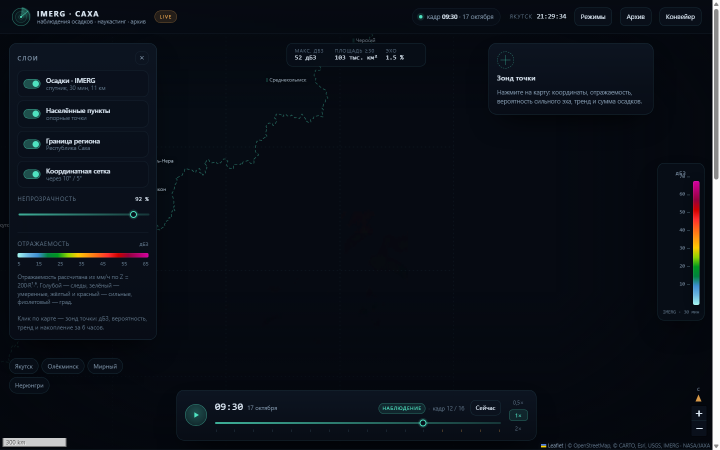
#> input picture client/index-verify/1440.png, 1440 x 900 px (shown at 1/2 size)
$ python diag_map.py
#> lines starting #> are read from the running program, lines starting #| are printed output that depends on the picture; after the words box and inside, x2 and y2 are one past the last pixel; in counts of white or black regions, pixels touching at a corner belong together
import numpy as np
from PIL import Image
shot = np.asarray(Image.open("client/index-verify/1440.png").convert("RGB"))
#> shot is the input picture: shape (900, 1440, 3); mean R, G, B 11.4, 16.3, 24.3
region = shot[110:600, 340:980]
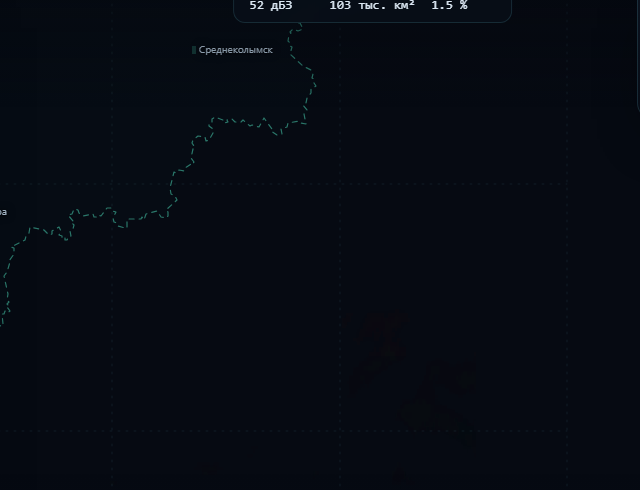
#> region: shape (490, 640, 3); mean R, G, B 6.2, 10.7, 18.6
r, g, b = region[...,0].astype(int), region[...,1].astype(int), region[...,2].astype(int)
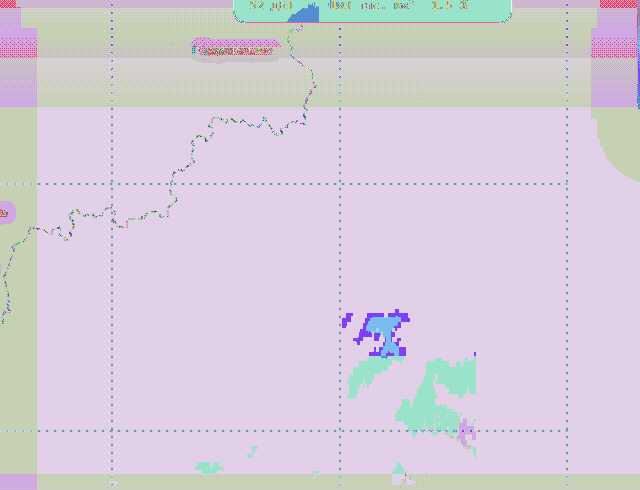
#> r: shape (490, 640) int64; 108 distinct labels, from 2 to 220; one colour per label, 0 black
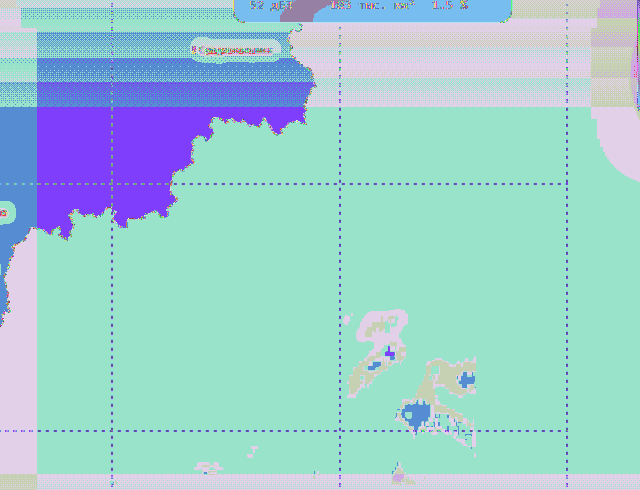
#> g: shape (490, 640) int64; 161 distinct labels, from 5 to 232; one colour per label, 0 black
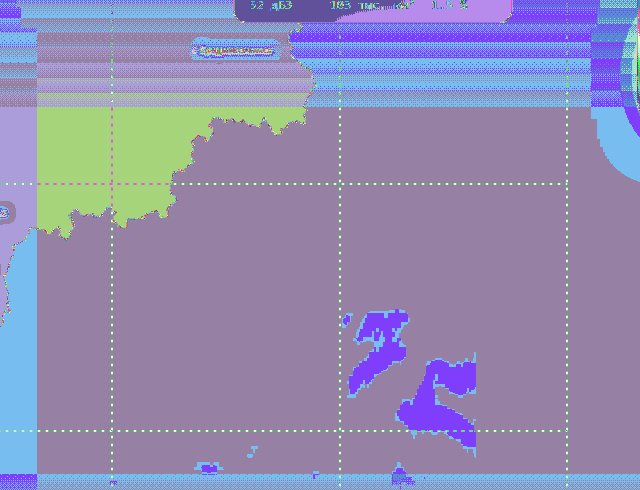
#> b: shape (490, 640) int64; 156 distinct labels, from 9 to 244; one colour per label, 0 black
mx = np.maximum(np.maximum(r,g),b); mn = np.minimum(np.minimum(r,g),b)
#> after `mx = np.maximum(np.maximum(r, g), b)`: mx: shape (490, 640) int64; 162 distinct labels, from 9 to 244
#> after `mn = np.minimum(np.minimum(r, g), b)`: mn: shape (490, 640) int64; 108 distinct labels, from 2 to 220
colored = ((mx - mn) > 55) & (mx > 80)
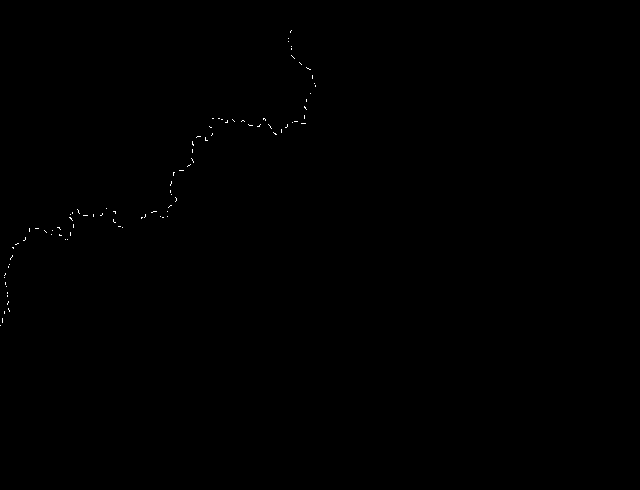
#> colored: shape (490, 640) bool; 0.1% white in thin lines or dots, all inside (x1, y1, x2, y2) = (0, 30, 316, 326)
print("map colored px", int(colored.sum()))
#| map colored px 306
Image.fromarray(shot[100:640, 330:1000]).save("map-crop.png")
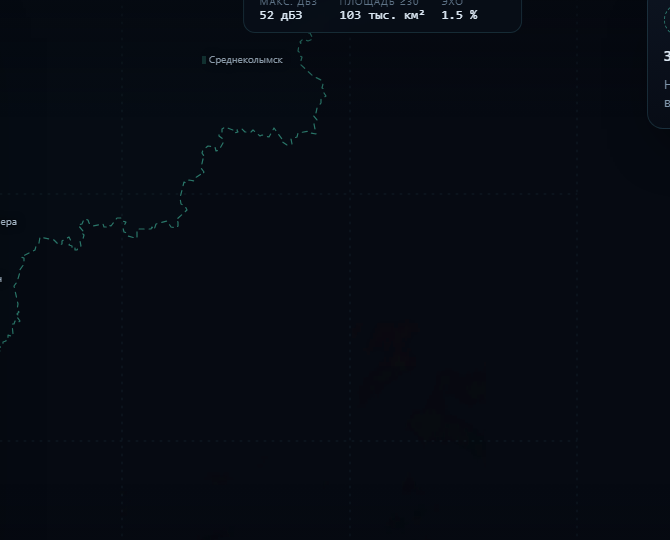
#> saved as map-crop.png: PIL image 670x540 RGB; mean R, G, B 6.3, 10.7, 18.7
print("saved")

$ run again, with client/index-verify/390.png copied over client/index-verify/1440.png
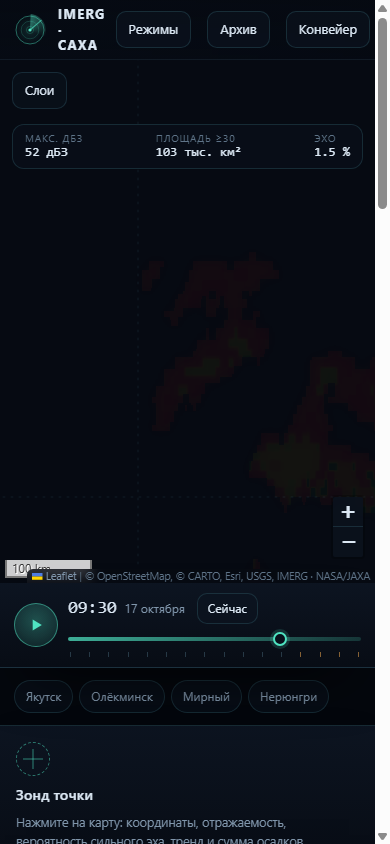
#> input picture client/index-verify/390.png, 390 x 844 px
#> shot is the input picture: shape (844, 390, 3); mean R, G, B 20.1, 24.8, 32.9
#> r: shape (490, 50) int64; 66 distinct labels, from 4 to 252
#> g: shape (490, 50) int64; 75 distinct labels, from 7 to 252
#> b: shape (490, 50) int64; 83 distinct labels, from 12 to 252
#> mx: shape (490, 50) int64; 83 distinct labels, from 12 to 252
#> `mn = np.minimum(np.minimum(r, g), b)`:
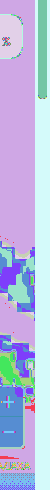
#> mn: shape (490, 50) int64; 65 distinct labels, from 4 to 252; one colour per label, 0 black
#> colored: shape (490, 50) bool; every value is 0
#| map colored px 0
#> `Image.fromarray(shot[100:640, 330:1000]).save("map-crop.png")`:
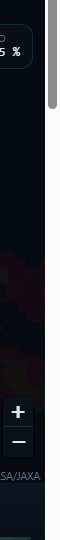
#> saved as map-crop.png: PIL image 60x540 RGB; mean R, G, B 67.8, 70, 76
